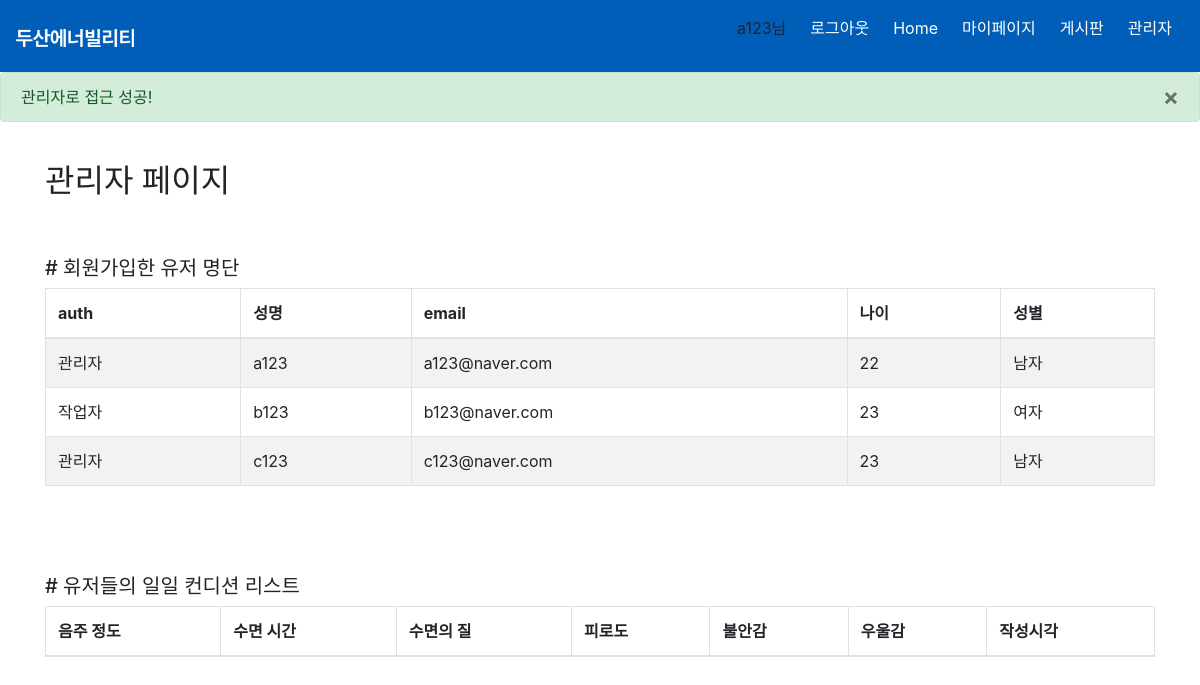
Page /admin (signed in) on the earlier database version.
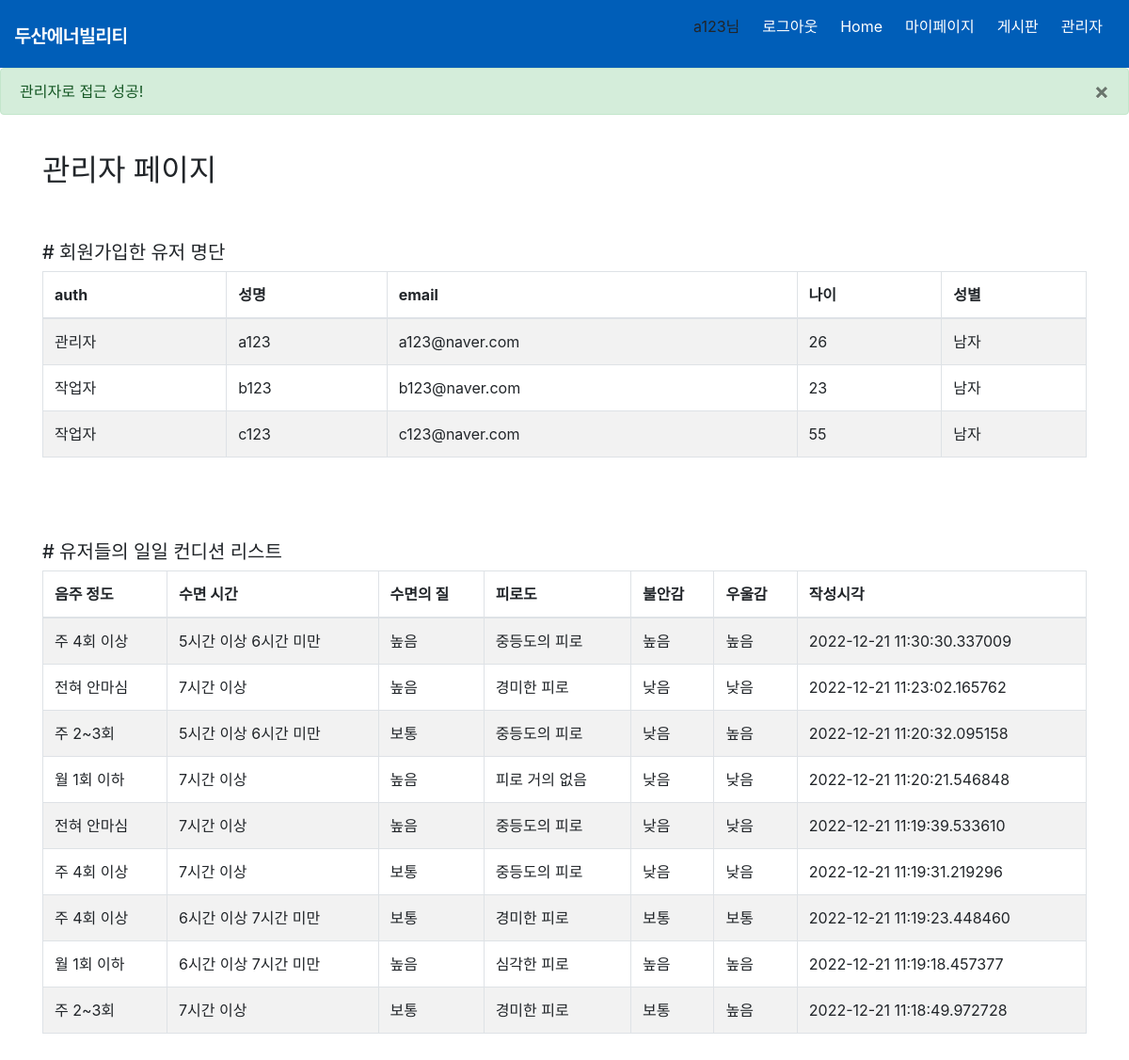
Same page on the later database version.
### website/models.py (models this page shows, shortened)
class User(db.Model, UserMixin):
    id = db.Column(db.Integer, primary_key=True)
    auth = db.Column(db.String(50))
    name = db.Column(db.String(100), nullable=False)
    email = db.Column(db.String(100), unique=True, nullable=False)
    password = db.Column(db.String(100))
    age = db.Column(db.Integer)
    weight = db.Column(db.Integer)
    gender = db.Column(db.String(100))
    graduation = db.Column(db.String(100))
    hearing = db.Column(db.String(100))
    sight = db.Column(db.String(100))

class Info(db.Model):
    __tablename__ = 'infos'
    id = db.Column(db.Integer, primary_key=True)
    drink = db.Column(db.String(300))
    sleephour = db.Column(db.String(300))
    sleepqual = db.Column(db.String(300))
    tired = db.Column(db.String(300))
    anxiety = db.Column(db.String(300))
    gloom = db.Column(db.String(300))
    createdat = db.Column(db.DateTime)
    user_id = db.Column(db.Integer, db.ForeignKey(User.id))

### website/auth.py (the view)
@auth.route('/admin', methods=['GET', 'POST'])
@login_required
def admin():
    auth = current_user.auth
    if auth == "관리자":
        flash ("관리자로 접근 성공!", category='success')
        users = User.query.all()
        infos = Info.query.order_by(desc(Info.createdat)).all()
        return render_template("admin.html", users=users, infos=infos)
    else:
        flash("죄송합니다. 관리자만 접근할 수 있습니다.", category='error')
        return redirect(url_for('auth.login'))

### website/templates/admin.html (shortened to what this page needs)
{% extends "base.html" %} {% block content %}
<h2> 관리자 페이지 </h2>
<h5># 회원가입한 유저 명단</h5>
<table class="table table-striped table-bordered table-hover">
    <thead>
      <tr>
          <th>auth</th>
          <th>성명</th>
          <th>email</th>
          <th>나이</th>
          <th>성별</th>
      </tr>
    </thead>
      {% for user in users %}
          <tr>
            <td>{{ user.auth }}</td>
            <td>{{ user.name }}</td>
            <td>{{ user.email }}</td>
            <td>{{ user.age }}</td>
            <td>{{ user.gender }}</td>
          </tr>
      {% endfor %}
  </table>
  <h5># 유저들의 일일 컨디션 리스트</h5>
<table class="table table-striped table-bordered table-hover">
    <thead>
      <tr>
          <th>음주 정도</th>
          <th>수면 시간</th>
          <th>수면의 질</th>
          <th>피로도</th>
          <th>불안감</th>
          <th>우울감</th>
          <th>작성시각</th>
      </tr>
    </thead>
      {% for info in infos %}
          <tr>
            <td>{{ info.drink }}</td>
            <td>{{ info.sleephour }}</td>
            <td>{{ info.sleepqual }}</td>
            <td>{{ info.tired }}</td>
            <td>{{ info.anxiety }}</td>
            <td>{{ info.gloom }}</td>
            <td>{{ info.createdat }}</td>
          </tr>
      {% endfor %}
  </table>
{% endblock %}

### website/templates/base.html (shortened to what this page needs)
<!DOCTYPE html>
<html lang="en">
<head>
    <link rel="stylesheet" href="{{ url_for('static', filename='css/style.css') }}"/>
    <link
      rel="stylesheet"
      href="https://stackpath.bootstrapcdn.com/bootstrap/4.4.1/css/bootstrap.min.css"
    />
    <link rel="stylesheet" href="https://stackpath.bootstrapcdn.com/bootstrap/4.1.3/css/bootstrap.min.css">
    <link
      rel="stylesheet"
      href="https://stackpath.bootstrapcdn.com/font-awesome/4.7.0/css/font-awesome.min.css"
    />
</head>
<body>
    <nav class="navbar">
      <div class="navbar__logo">
        <img src="{{ url_for('static', filename='img/logo-kr-w.png') }}" alt="두산애너빌리티">
      </div>
          <ul class="navbar__menu">
            {% if current_user.is_authenticated %}
              {% if current_user.auth == "관리자" %}
              <li><a>{{ current_user.name }}님</a></li>
              <li><a href="/logout">로그아웃</a></li>
              <li><a href="/">Home</a></li>
              <li><a href="/mypage">마이페이지</a></li>
              <li><a href="/board">게시판</a></li>
              <li><a href="/admin">관리자</a></li>
              {% else %}
              <li><a>{{ current_user.name }}님</a></li>
              <li><a href="/logout">로그아웃</a></li>
              <li><a href="/">Home</a></li>
              <li><a href="/mypage">마이페이지</a></li>
              <li><a href="/board">게시판</a></li>
              {% endif %}
            {% else %}
            <li><a href="/">Home</a></li>
            <li><a href="/mypage">마이페이지</a></li>
            <li><a href="/login">로그인</a></li>
            <li><a href="/board">게시판</a></li>
            {% endif%}
          </ul>
    </nav>
    {% with messages = get_flashed_messages(with_categories=true) %}
    {% if messages %} {% for category, message in messages %}
    {% if category == 'error' %}
        <div class="alert alert-danger alter-dismissable fade show" role="alert">
          {{ message }}
          <button type="button" class="close" data-dismiss="alert">
            <span aria-hidden="true">&times;</span>
          </button>
        </div>
    {% else %}
        <div class="alert alert-success alter-dismissable fade show" role="alert">
          {{ message }}
          <button type="button" class="close" data-dismiss="alert">
            <span aria-hidden="true">&times;</span>
          </button>
        </div>
    {% endif %}
    {% endfor %}
    {% endif %}
    {% endwith %}
    <div class="container"> {% block content%} {% endblock %}</div>
</body>
</html>

### website/static/css/style.css (style rules this page uses)
:root { --text-color:#ffffff; --background-color:#005eb8; --accent-color:rgb(255, 0, 0); }
body { margin:0; font-family: 'Noto Sans KR', sans-serif; }
.navbar a { text-decoration: none; color:white; }
a { text-decoration: none; color:white; }
.navbar { display:flex; justify-content: space-between; align-items:center; background-color:#005eb8; }
.navbar__logo { padding-top: 0px; color:white; }
.navbar__menu { display:flex; list-style: none; align-items: center; padding-left : 0px; }
.navbar__menu li { padding:8px 12px; }
table.table { margin-left: auto; margin-right: auto; }

Differences in the rows shown:
changed User "관리자": age "22" → "26"
changed User "b123@naver.com": gender "여자" → "남자"
changed User "c123@naver.com": auth "관리자" → "작업자"; age "23" → "55"
added Info: drink "주 4회 이상", sleephour "5시간 이상 6시간 미만", sleepqual "높음", tired "중등도의 피로", anxiety "높음", gloom "높음", createdat "2022-12-21 11:30:30.337009"
added Info: drink "전혀 안마심", sleephour "7시간 이상", sleepqual "높음", tired "경미한 피로", anxiety "낮음", gloom "낮음", createdat "2022-12-21 11:23:02.165762"
added Info: drink "주 2~3회", sleephour "5시간 이상 6시간 미만", sleepqual "보통", tired "중등도의 피로", anxiety "낮음", gloom "높음", createdat "2022-12-21 11:20:32.095158"
added Info: drink "월 1회 이하", sleephour "7시간 이상", sleepqual "높음", tired "피로 거의 없음", anxiety "낮음", gloom "낮음", createdat "2022-12-21 11:20:21.546848"
added Info: drink "전혀 안마심", sleephour "7시간 이상", sleepqual "높음", tired "중등도의 피로", anxiety "낮음", gloom "낮음", createdat "2022-12-21 11:19:39.533610"
added Info: drink "주 4회 이상", sleephour "7시간 이상", sleepqual "보통", tired "중등도의 피로", anxiety "낮음", gloom "낮음", createdat "2022-12-21 11:19:31.219296"
added Info: drink "주 4회 이상", sleephour "6시간 이상 7시간 미만", sleepqual "보통", tired "경미한 피로", anxiety "보통", gloom "보통", createdat "2022-12-21 11:19:23.448460"
added Info: drink "월 1회 이하", sleephour "6시간 이상 7시간 미만", sleepqual "높음", tired "심각한 피로", anxiety "높음", gloom "높음", createdat "2022-12-21 11:19:18.457377"
added Info: drink "주 2~3회", sleephour "7시간 이상", sleepqual "보통", tired "경미한 피로", anxiety "보통", gloom "높음", createdat "2022-12-21 11:18:49.972728"
